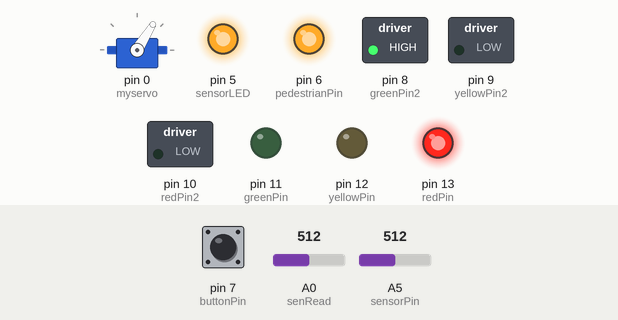
Simulated run of this sketch. Board: Arduino Uno, built with avr-gcc and run on an emulated ATmega328P. Parts: servo, switched loads named in the sketch (green lamp = pin HIGH), output pins drawn as LEDs (lit = HIGH). Inputs (shaded band) come from the test bench; at power-on: A5 (sensorPin) = 512, A0 (senRead) = 512, pin 7 (buttonPin) HIGH.

Above: at 1.2 s.
1.3 s: A5 (sensorPin) set to 12
4.3 s: A5 (sensorPin) set to 9
At 4.7 s:
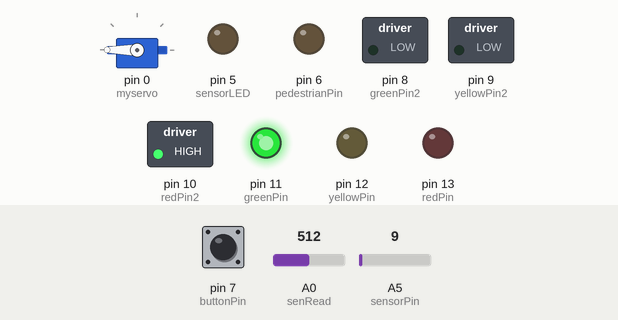
7.3 s: A0 (senRead) set to 995
10.3 s: A0 (senRead) set to 1022
At 10.46 s:
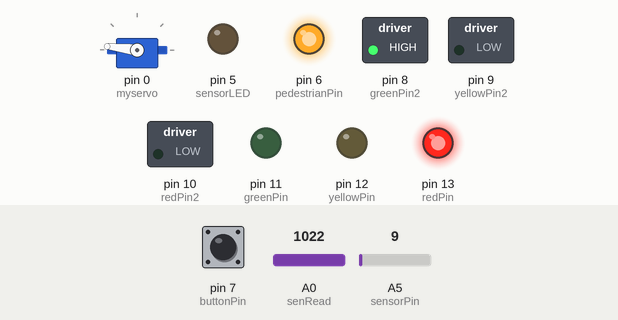
13.3 s: A5 (sensorPin) set to 30
At 14.2 s:
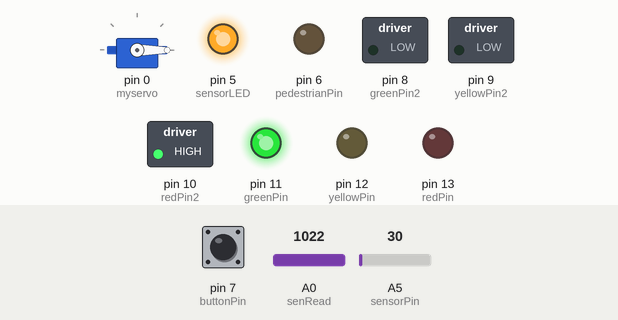
16.3 s: pin 7 (buttonPin) pulled LOW for 0.15 s
At 17.3 s:
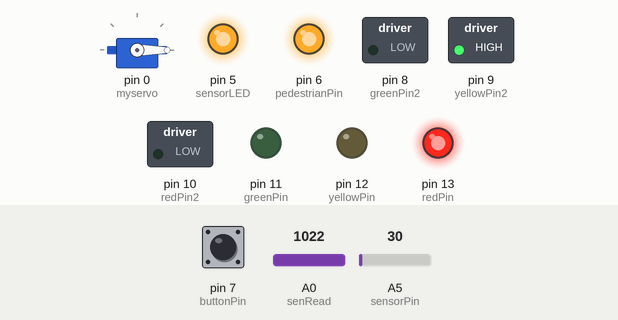
Timing chart, 0 to 22.5 s (numbered marks = the images above; inputs shaded):
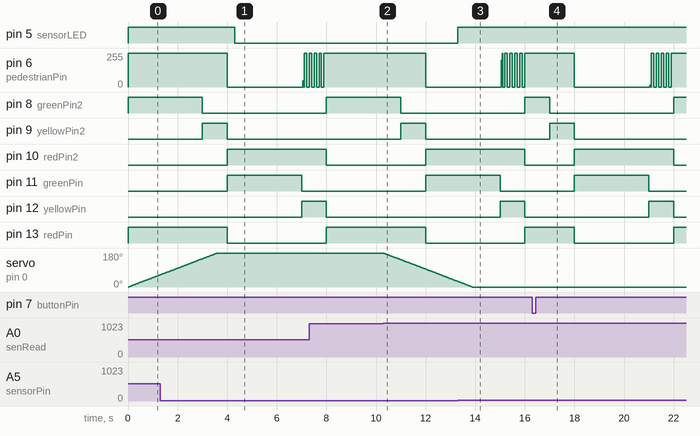

Measured:
- the behaviour switches between 11 and 10 on A5 (sensorPin) (found by bisection; images 0 and 1)
- the behaviour switches between 1004 and 1005 on A0 (senRead) (found by bisection; images 1 and 2)
- after the input at 4.3 s, pin 5 (sensorLED): HIGH → LOW at once
- after the input at 10.3 s, servo on pin 0 (myservo): moves from 180° to 30° over 3.0 s, starting at once
- after the input at 13.3 s, pin 5 (sensorLED): LOW → HIGH at once
- after the input at 16.3 s, pin 8 (greenPin2): HIGH → LOW after 0.70 s instead of 2.7 s; pin 10 (redPin2), pin 11 (greenPin): LOW → HIGH after 1.7 s instead of 3.7 s; pin 12 (yellowPin): LOW → HIGH after 4.7 s, → LOW 1.0 s later; pin 13 (redPin): HIGH → LOW after 1.7 s instead of 3.7 s

The sketch:

traffic-lights.ino
```cpp
  /* Programmed by: Jackie Nguyen, Jasmine Ou and Laura Wong
     Description: This program controls a T-intersection including the timing of the three traffic lights,
     the pedestrian lights, the pedestrian button, the LDR sensor to turn on the bright light of the lamp
     and an IR sensor to open and close the gates.
  */
  #include <Servo.h>

  Servo myservo;  // create servo object to control a servo
  int position = 0;  // state variable
  boolean forward = false;  // state variable
  long ts = millis ();  // time accounting.
  int senRead = 0;      // stores the sensor value
  int sensorValue = 0;  // variable to store the value coming from the sensor

  //These variables store the pin number for each piece of hardware (LED, sensor...etc)
  int redPin = 13;
  int yellowPin = 12;
  int greenPin = 11;
  int redPin2 = 10;
  int yellowPin2 = 9;
  int greenPin2 = 8;
  int buttonPin = 7;
  int pedestrianPin = 6;
  int pd = A0;
  int sensorPin = A5;
  int sensorLED = 5; //bright light

  //These variables store the state of the LEDs and button
  byte redPinState = HIGH;
  byte yellowPinState = LOW;
  byte greenPinState = LOW;
  byte red2PinState = LOW;
  byte yellow2PinState = LOW;
  byte green2PinState = HIGH;
  byte pedestrianPinState = HIGH;
  int buttonState = 0;

  long currentMillis = 0;    // stores the value of millis() in each iteration of loop()

  //These variables store the time that each LED/button state was previously changed for timing purposes
  long previousRedMillis = 0;
  long previousYellowMillis = 0;
  long previousGreenMillis = 0;
  long previousRed2Millis = 0;
  long previousYellow2Millis = 0;
  long previousGreen2Millis = 0;
  long previousPedestrianMillis = 0;
  long previousButtonMillis = 0;

  //booleans to determine if this is the first loop of the traffic light system since the timing is different for only the first loop for some LEDs
  bool first = false;
  bool first2 = false;

  /* Sets up the pins and servo so that the LEDs are outputting and assigned to their respective pins.
  The servo is attached to pin 0 and has an initial position of 0. The button state is set to high meaning
  that the button is not pressed initially and the photodiode (pd) is set to high to supply 5 volts to photodiode.
  */
  void setup ()
  {
      pinMode (redPin, OUTPUT);
      pinMode (yellowPin, OUTPUT);
      pinMode (greenPin, OUTPUT);
      pinMode (redPin2, OUTPUT);
      pinMode (yellowPin2, OUTPUT);
      pinMode (greenPin2, OUTPUT);
      pinMode (buttonPin, INPUT);
      pinMode (pedestrianPin, OUTPUT);
      pinMode (pd, INPUT);
      digitalWrite (pd, HIGH);
      pinMode (sensorLED, OUTPUT);
      myservo.attach (0);
      myservo.write (0);
      buttonState = HIGH;
  }

  /*This loop makes sure that the traffic light system keeps running in a loop and that the sensors for the
  bright light (LDR sensor) and the motor (IR sensor) are constantly being read as well as the button.
  If the button is pressed, the timing of the traffic lights is sped up for one cycle and then returns to normal.
  The update state () method is called to update the state of a specific LED.
  The first cycle of the traffic light system has a slight variation of timing for the green and yellow LED so
  the first variable is used in an if statement to ensure the timing is changed for the first cycle.
  CurrentMillis is updates in each iteration to store the most recent time of the computer clock.
  The switchLeds() method is called to turn the LEDs on or off.
  */
  void loop ()
  {
      currentMillis = millis ();
      ldr ();
      servo ();
      if (greenPinState == LOW && yellowPinState == LOW && yellow2PinState == LOW && red2PinState == LOW)
      {
          readButton ();
      }


      if (buttonState == LOW)
      {
          updateState (greenPin, greenPinState, previousGreenMillis, 3000, 3000);
          updateState (redPin, redPinState, previousRedMillis, 2000, 6000);
          updateState (yellowPin, yellowPinState, previousYellowMillis, 1000, 5000);
          updateState (pedestrianPin, pedestrianPinState, previousPedestrianMillis, 2000, 6000);
          updateState (redPin2, red2PinState, previousRed2Millis, 4000, 2000);
          if (currentMillis - previousButtonMillis < 2000)
          {
              updateState (greenPin2, green2PinState, previousGreen2Millis, 1000, 3000);
              updateState (yellowPin2, yellow2PinState, previousYellow2Millis, 1000, 2000);
          }
      }


      else
      {
          updateState (redPin, redPinState, previousRedMillis, 4000, 4000);
          if (first == false)
              updateState (greenPin, greenPinState, previousGreenMillis, 3000, 4000);
          else
              updateState (greenPin, greenPinState, previousGreenMillis, 3000, 5000);
          updateState (yellowPin, yellowPinState, previousYellowMillis, 1000, 7000);
          updateState (pedestrianPin, pedestrianPinState, previousPedestrianMillis, 4000, 4000);
      }


      if (yellowPinState == HIGH)
          updateState (pedestrianPin, pedestrianPinState, previousPedestrianMillis, 100, 100);
      if (redPinState == HIGH)
          pedestrianPinState = HIGH;
      if (greenPinState == HIGH)
          pedestrianPinState = LOW;

      updateState (redPin2, red2PinState, previousRed2Millis, 4000, 4000);
      updateState (greenPin2, green2PinState, previousGreen2Millis, 3000, 5000);
      if (first2 == false)
          updateState (yellowPin2, yellow2PinState, previousYellow2Millis, 1000, 3000);
      else
          updateState (yellowPin2, yellow2PinState, previousYellow2Millis, 1000, 7000);

      switchLeds ();
  }

  /*
  The updateState method with parameters passed in including the pin number, state value, previousMillis time, intervalOn and intervalOff.
  intervalOn is the number of milliseconds the specific LED should be on for.
  intervalOff is the number of milliseconds the specific LED should be off for.
  If the state is low, the state is changed to high, else the state is changed to low.
  The next if statements make sure that enough time has passed since the last time the LED state was changed according to intervalOn and intervalOff.
  The two if statements that change the first variable is to make sure that the first iteration of the loop has a different timing.
 */
  void updateState (int pin, byte & state, long & previousMillis, int intervalOn, int intervalOff)
  {
      if (state == LOW)
      {
          if (currentMillis - previousMillis >= intervalOff)
          {
              state = HIGH;
              if (pin == 8)
                  first = true;
              if (pin == 6)
              {
                  first2 = true;
              }
              previousMillis += intervalOff;
          }
      }
      else
      {
          if (currentMillis - previousMillis >= intervalOn)
          {
              state = LOW;
              previousMillis += intervalOn;
          }
      }
  }


  /*
  The switchLeds method uses the digitalWrite method to change the LED's state in order to turn the LED on or off according to their respective state variables.
  */
  void switchLeds ()
  {
      digitalWrite (redPin, redPinState);
      digitalWrite (greenPin, greenPinState);
      digitalWrite (yellowPin, yellowPinState);
      digitalWrite (redPin2, red2PinState);
      digitalWrite (greenPin2, green2PinState);
      digitalWrite (yellowPin2, yellow2PinState);
      digitalWrite (pedestrianPin, pedestrianPinState);
  }

  /*
  The readButton method reads the pedestrian button to see if it is pressed (LOW) or not pressed (HIGH).
  If it is pressed, the buttton state is set to low, the first variables are reset to false and the
  previousButtonMillis variable is updated to the current time.
  If the button is pressed and the 5000 milliseconds have already passed (one cycle for the traffic light system)
  the button state is set to HIGH meaning not pressed.
  */
  void readButton ()
  {
      if (digitalRead (buttonPin) == LOW)
      {
          buttonState = LOW;
          first = false;
          first2 = false;
          previousButtonMillis = currentMillis;
      }


      if (buttonState == LOW && currentMillis - previousButtonMillis >= 5000)
      {
          buttonState = HIGH;
      }
  }


  /*
  The ldr method updates the sensor value with the value of the LDR sensor and prints numbers to the serial monitor.
  If the sensor value if larger than 10 (It does not sense light) , the sensor LED is turned on else it is turned off.
  */
  void ldr ()
  {
      sensorValue = analogRead (sensorPin);
      Serial.println (sensorValue);

      if (sensorValue > 10)
          digitalWrite (sensorLED, HIGH);
      else
          digitalWrite (sensorLED, LOW);
  }

  /*
  The servo method moves the servo motor which opens and closes the gates to the parking lot.
  The val variable stores the value of the sensor and prints it to the serial monitor
  If 20 milliseconds have passed, the ts variable is updated.
  If the sensor does not sense the IR light, the motor's position progressively goes to 0 degrees which causes the gates to open.
  If the position of the motor is 0 degrees, the variable forward is set to false indicating that it has moved 180 dregrees.
  If the sensor does sense the IR light, the motor's position goes progressively to 180 degrees which causes the gates to close.
  If the position of the motor is 180 degrees, the varoable forward is set to true indicating that it has moved 180 degrees.
  */
  void servo ()
  {
      int val = analogRead (senRead);
      Serial.println (val);

      if (millis () - ts >= 20)
      {
          ts += 20;
          if (val >= 1005 && forward == true)
          {
              myservo.write (--position);
              if (position == 0)
                  forward = false;
          }
          else
              if (val < 1005 && forward == false)
              {
                  myservo.write (++position);
                  if (position == 180)
                      forward = true;
              }
      }
  }
```
